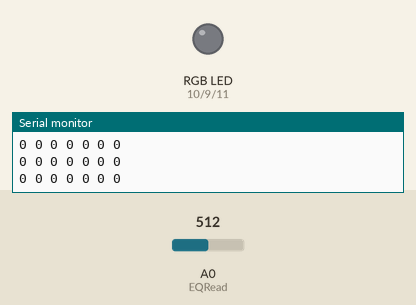
This sketch was run on a simulated Arduino Uno, built with avr-gcc and run on an emulated ATmega328P. On the bench: an RGB LED mixed from three pins (HIGH = lit), the last lines printed to the serial monitor. The inputs (shaded band) are chosen by the test bench; at power-on: A0 (EQRead) = 512. Pins used as bus, display or sensor lines are not drawn.

Above: at 1.2 s.
1.3 s: A0 (EQRead) set to 900
At 1.6 s:
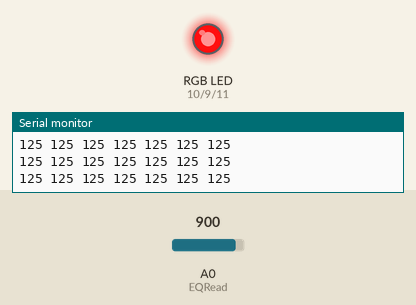
2.8 s: A0 (EQRead) set to 716
At 3.6 s:
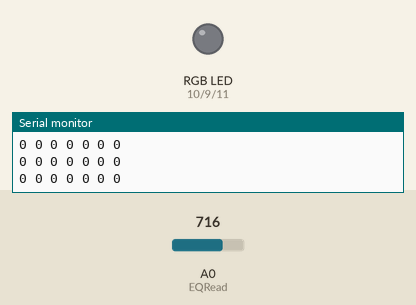
Timing chart, 0 to 5.8 s (numbered marks = the images above; inputs shaded):
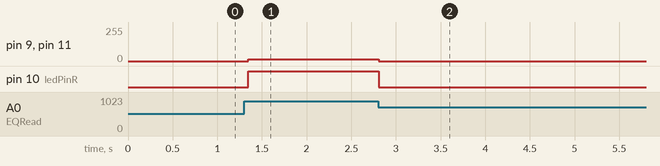

Measured:
- after the input at 1.3 s, pin 9 (ledPinG), pin 11 (ledPinB): 0/255 → 15/255 after 0.05 s; pin 10 (ledPinR): LOW → HIGH after 0.05 s
- after the input at 2.8 s, pin 9 (ledPinG), pin 11 (ledPinB): 15/255 → 0/255 at once; pin 10 (ledPinR): HIGH → LOW at once

The sketch:

MusicSpectrumAnalyzer.ino
```cpp
/** Arduino music spectrum analyzer - Making music visible!
 *
 * author: Tijam Moradi
 * board: Arduino Uno / ATMega
 * version: 2.8
 *
 * This code will use MSEQ7 to split a screenshot of incoming audio source.
 * It will analyze the 7 splitted band gains and map them to PWM output (RGB Leds)
 *  so that the colours respond to frequency. RED = bass, BLUE = mid, GREEN = high.
 *  Bass is optimized to run on 27Hz - 217Hz.
 *  Treble treshold gives a nice party flavor to the lightshow! For even better epilepsia
 *  turn amplifier to -1 (you will lose some green lights tho)
 *
 *  'MSGEQ7' is shortened to 'EQ'
 *
 *  MOSFETs in this project require PWM to be <1KHz to avoid overheating. Pin
 *  9, 10 and 11 clocks have a frequency of 490Hz so there is no need to change that.
 *  However, it is changeable by writing settings to low-level memory.
 *
 *  TODO:
 *  - Amplifier modifier could be made for all bands.
 *  - Amplifier and EQFilter (sensitivity) could have physical potentiometers
 *  Sensitivity is adjusted on MacBook auxilary port at max volume, but is usually the same on most devices.
 *
 *  Spectrum:
 *  1 = 280Hz
 *  2 = 900Hz (Not stable)
 *  3 = 2,8KHz
 *  4 = NOT STABLE
 *  5 = 90 - 180 Hz
 *  6 = 300 Hz
 *  7 = ON all the time - No response
 *
 */

int ledPinB = 11;
int ledPinG = 9;
int ledPinR = 10;

// EQ control pins
int EQRead = 0;     // Input
int EQStrobe = 2;   // Output
int EQReset = 4;    // Output
int EQScreenshot[7];    // EQ splits the audio snipping to 7 pieces

// Program control parameters
int EQFilter = 780;     // Filters the unwanted noise from EQRead while no audio input, works as sensitivity modifier
int amplifier = 40;      // Amplifies bass signal by multiplier (-1 for flat maximum gain, 1 for no gain)
int trebleTreshold = 50; // Value between 0...255. 255 for no cutting highs, 0 for cutting highs when any bass, 50 ~ 230Hz
boolean enhanceBass = true; // Cuts all other bands when low freq input is detected. Not suitable for melodic music


void setup() {
  // Debugging options
  Serial.begin(9600);

  // Pin config for MSGEQ7
  pinMode(EQRead, INPUT);
  pinMode(EQStrobe, OUTPUT);
  pinMode(EQReset, OUTPUT);

  // Set the start values for pins
  digitalWrite(EQReset, LOW);
  digitalWrite(EQStrobe, HIGH);

  // Setup 5 volt voltage fork for analog pin
  analogReference(DEFAULT);

}

void loop() {
  // Ping EQ's reset pin to start strobe
  enableStrobe();

  // This loop gathers the screenshot and modifies it to proper format
  for (int i = 0; i < 7; i++) {
    digitalWrite(EQStrobe, LOW);  // Variables are global, thus can be accessed here
    delayMicroseconds(30);        // EQ Datasheet value to stabilize output

    EQScreenshot[i] = analogRead(EQRead); // Get the value

    // Limit range of screenshot values between filter and 1023
    EQScreenshot[i] = constrain(EQScreenshot[i], EQFilter, 1023);

    // Map value to match arduino output
    EQScreenshot[i] = map(EQScreenshot[i], EQFilter, 1023, 0, 255);

    // Strobe the EQ
    digitalWrite(EQStrobe, HIGH);
  }

  // Log values to serial for debugging
  logSerial(EQScreenshot);


  // Flash the RGB leds accordingly
  analogWrite(ledPinR, amplify(EQScreenshot[5], amplifier));  // Low's
  analogWrite(ledPinG, getHigh(EQScreenshot[3]));    // High's
  analogWrite(ledPinB, getMid(EQScreenshot[2]));    // Mid's

  // Dealys the visible time of bass due to human nature: Bass is easily heard but such
  // short visible time is not easily registered. In short, visible time of significant bass is extended.
  if (enhanceBass && EQScreenshot[5] > trebleTreshold) {
    delay(20);
  }
}

/**
 * Function enables strobing. This should be called before screenshot.
 */
void enableStrobe() {
  digitalWrite(EQReset, HIGH);
  digitalWrite(EQReset, LOW);
}

/**
 * This function gives high only if low is OFF
 */
int getHigh(int sig) {
  return (enhanceBass && EQScreenshot[5] >= trebleTreshold) ? sig/8 : sig;
}

int getMid(int sig) {
  return (enhanceBass && EQScreenshot[5] >= trebleTreshold) ? sig/8 : sig;
}

/**
 * Amplifies given signal with amplifier parameter (multiplier).
 * if multiplier = -1, max boost will be added.
 * After amplification it will constrain to [0...255]
 */
int amplify(int sig, int a) {
  boolean hasInput = (sig > 0);
  sig = sig*a;
  sig = constrain(sig, 0, 255);
  return (a == -1 && hasInput) ? 255 : sig;
}


/**
 * Writes debug info to serial
 */
void logSerial(int values[]) {
  for (int i = 0; i < 7; i++) {
    Serial.print(values[i]);
    Serial.print(" ");
  }
  Serial.println();
}
```
